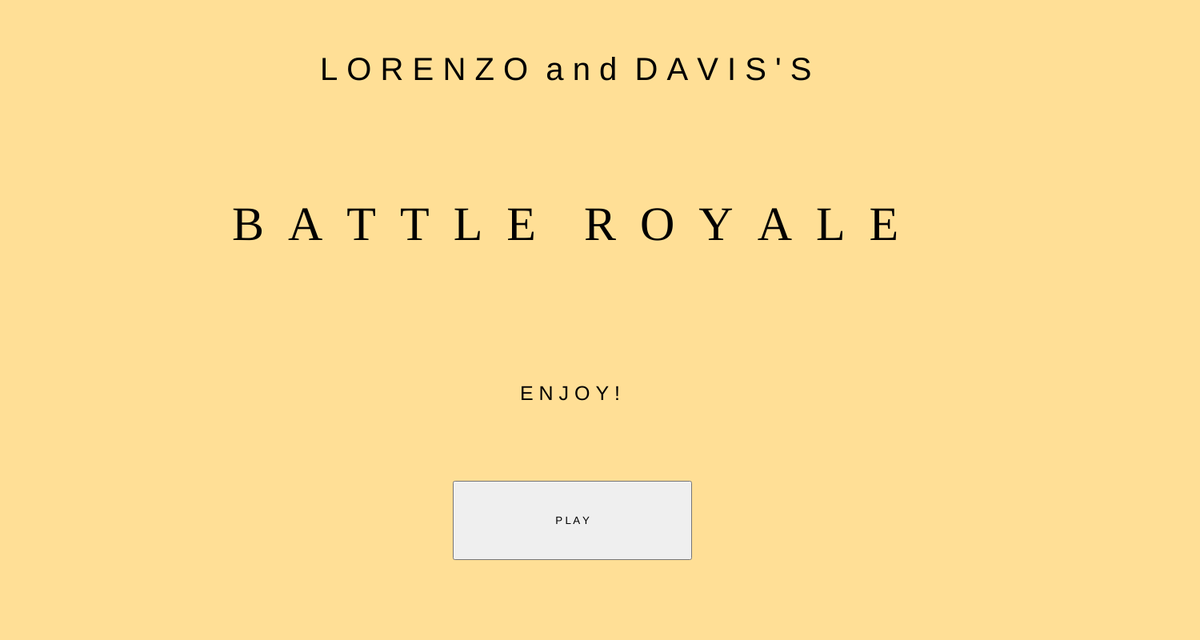
Frame 1 (no input)
Frame 60 (no input): identical to frame 1, image omitted
Frame 120 (the mouse pressed at the canvas centre since frame 60): identical to frame 1, image omitted

The p5.js sketch that drew this single still picture (run headless with seeded random() and noise() and a simulated clock; from frame 60 on, the mouse is pressed at the canvas centre):

// p5.js sketch
// ── sketch.js
var button;
function setup() {
  createCanvas(1500,800);

  button = createButton('P    L    A    Y');
  button.position(566,601);
  button.mousePressed(changeBG);
  button.size(299,99)
button.mousePressed()
}




function draw(){
  background(255, 223, 150)
fill(149, 237, 137)
stroke("black")
fill("black")
noStroke();
textFont("Helvetica")
textSize(40)
  text(("L O R E N Z O  a n d  D A V I S ' S"),400,100)
textSize(25)
text(("E N J O Y !"),650,500)
  textSize(60)
textFont('Georgia')
  text(("B  A  T  T  L  E    R  O  Y  A  L  E"),290,300)

}

function changeBG() {
  var val = (255);
  background(val);


}
